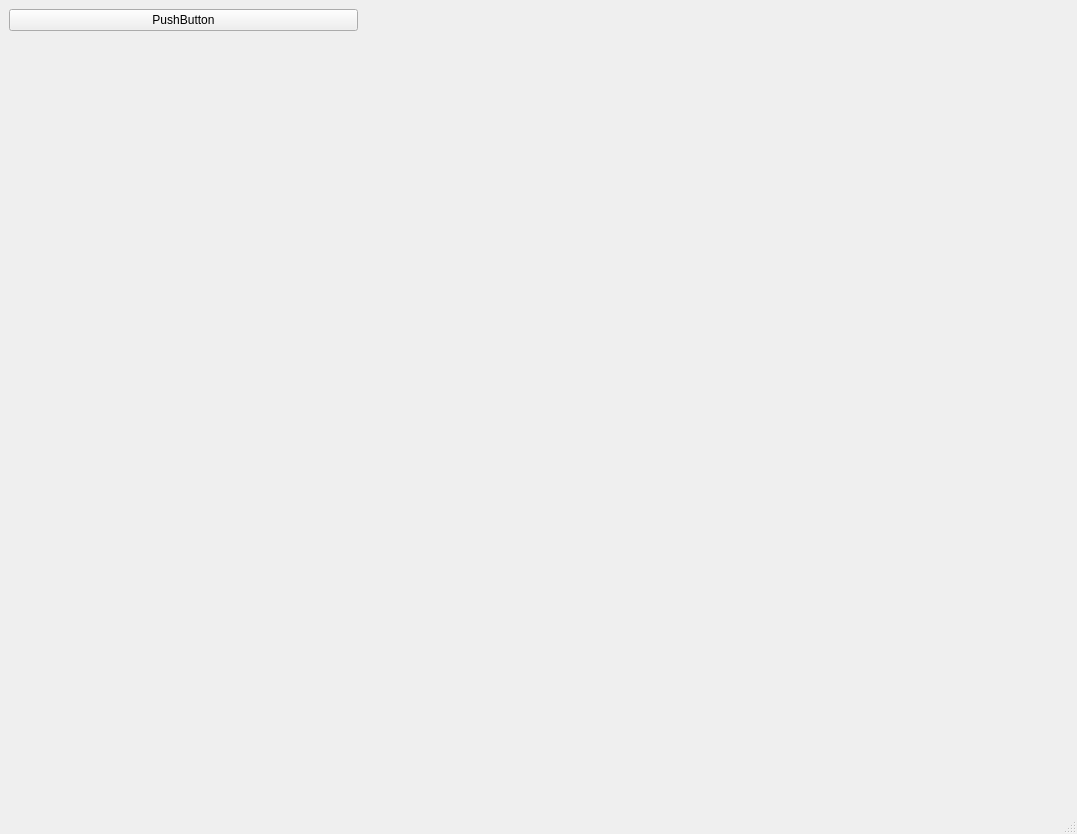
<?xml version="1.0" encoding="UTF-8"?>
<ui version="4.0">
 <class>MainWindow</class>
 <widget class="QMainWindow" name="MainWindow">
  <property name="geometry">
   <rect>
    <x>0</x>
    <y>0</y>
    <width>1077</width>
    <height>834</height>
   </rect>
  </property>
  <property name="windowTitle">
   <string>MainWindow</string>
  </property>
  <widget class="QWidget" name="centralwidget">
   <layout class="QGridLayout" name="gridLayout">
    <item row="0" column="0">
     <widget class="QPushButton" name="pushButton">
      <property name="text">
       <string>PushButton</string>
      </property>
     </widget>
    </item>
    <item row="0" column="1" colspan="2">
     <widget class="QWidget" name="widget_7" native="true"/>
    </item>
    <item row="1" column="0">
     <widget class="QWidget" name="widget_6" native="true"/>
    </item>
    <item row="1" column="1">
     <widget class="QWidget" name="widget" native="true">
      <layout class="QGridLayout" name="mplvl"/>
     </widget>
    </item>
    <item row="1" column="2">
     <widget class="QWidget" name="widget_2" native="true">
      <layout class="QGridLayout" name="mplvl_2"/>
     </widget>
    </item>
    <item row="2" column="0">
     <widget class="QWidget" name="widget_3" native="true">
      <layout class="QGridLayout" name="mplvl_4"/>
     </widget>
    </item>
    <item row="2" column="1">
     <widget class="QWidget" name="widget_4" native="true"/>
    </item>
    <item row="2" column="2">
     <widget class="QWidget" name="widget_5" native="true"/>
    </item>
   </layout>
  </widget>
  <widget class="QMenuBar" name="menubar">
   <property name="geometry">
    <rect>
     <x>0</x>
     <y>0</y>
     <width>1077</width>
     <height>21</height>
    </rect>
   </property>
  </widget>
  <widget class="QStatusBar" name="statusbar"/>
 </widget>
 <resources/>
 <connections/>
</ui>
